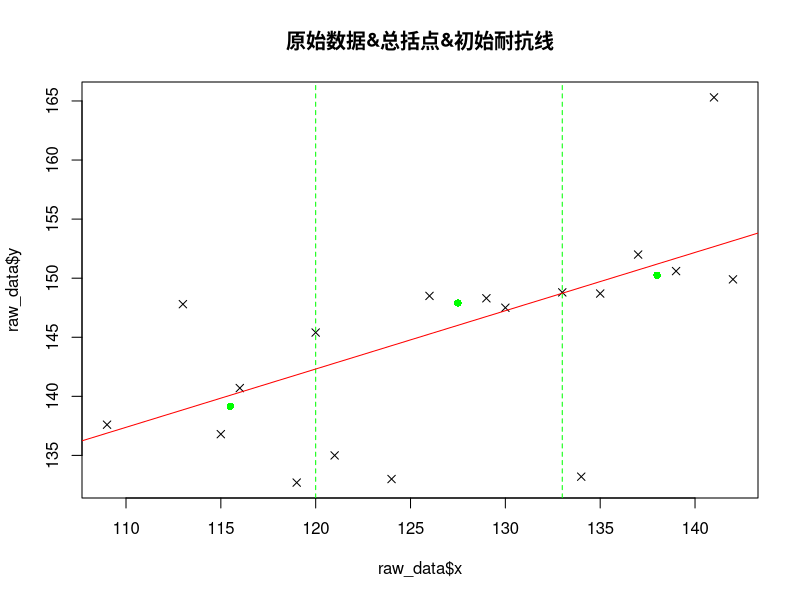
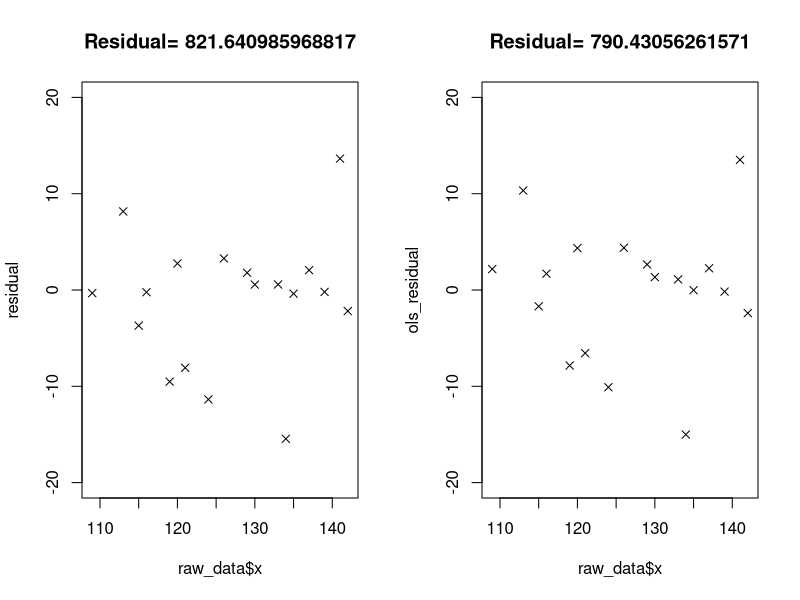
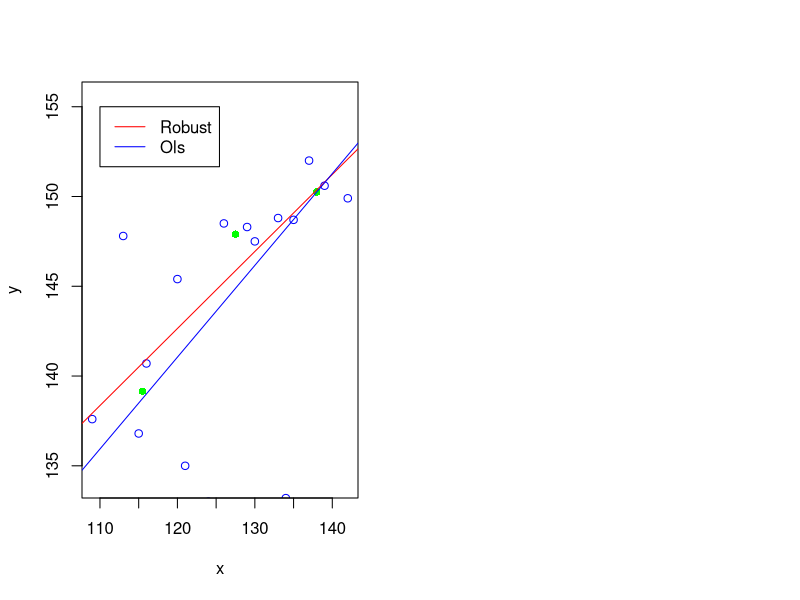

The R script that drew these images, in order:
# 三组耐抗线的基本实现


# 分成左，中，右三个组，使得组的大小尽可能相等
get.groups <- function(raw_data){
  # in: raw_data
  # out: group data[list]
  
  # sort
  sort_data <- raw_data[with(raw_data, order(x)), ]
  length_data <- length(raw_data$x)
  # group size
  k <- floor(length_data/3)
  rem_size <- length_data %% 3
  if(rem_size == 0){
    group_data <- list(left=sort_data[c(1:k), ],
                mid=sort_data[c((k+1):(2*k)), ],
                right=sort_data[c((2*k+1):(3*k)), ])
    return(group_data)
  }
  else if (rem_size == 1){
    group_data <- list(left=sort_data[c(1:k), ],
                mid=sort_data[c((k+1):(2*k+1)), ],
                right=sort_data[c((2*k+2):(3*k+1)), ])
    return(group_data)
  }
  else if(rem_size == 2){
    group_data <- list(left=sort_data[c(1:k+1), ],
                mid=sort_data[c((k+2):(2*k+1)), ],
                right=sort_data[c((2*k+2):(3*k+2)), ])
    return(group_data)
  }
}


# 分别获取各组的总括点
get.median.points <- function(group_data){
  median.points <- list(
    left = c(median(group_data$left$x), median(group_data$left$y)),
    mid = c(median(group_data$mid$x), median(group_data$mid$y)),
    right = c(median(group_data$right$x), median(group_data$right$y))
  )
  return(median.points)
}


# 根据总括点获取a, b
get.a.b <- function(median.points){
  xL <- median.points$left[1]
  yL <- median.points$left[2]
  
  xM <- median.points$mid[1]
  yM <- median.points$mid[2]
  
  xR <- median.points$right[1]
  yR <- median.points$right[2]
  
  b0 <- (yR-yL)/(xR-xL)
  a0 <- (1/3)*((yL-b0*(xL-xM)) + yM + (yR-b0*(xR-xM)))
  
  return(c(a0, b0, xM))
}



# 以儿童身高数据为例
age_data <- c(109, 113, 115, 116, 119, 120,
              121, 124, 126, 129, 130, 133,
              134, 135, 137, 139, 141, 142)

height_data <- c(137.6, 147.8, 136.8, 140.7, 132.7, 145.4,
                 135.0, 133.0, 148.5, 148.3, 147.5, 148.8,
                 133.2, 148.7, 152.0, 150.6, 165.3, 149.9)

raw_data <- data.frame(x=age_data, y=height_data)

group_data <- get.groups(raw_data)
median.points <- get.median.points(group_data)

# 原始数据图&初始总括点
plot(raw_data$x, raw_data$y, pch=4, main = "原始数据&总括点&初始耐抗线")
# 总括点
medians_x <- unlist(median.points)[c(1,3,5)]
medians_y <- unlist(median.points)[c(2,4,6)]
points(medians_x, medians_y, pch=16, col="green")
# 分组线
abline(v=sort(group_data$left$x,decreasing = TRUE)[1], lty=2, col="green")
abline(v=sort(group_data$mid$x,decreasing = TRUE)[1], lty=2, col="green")
# 初始耐抗线
a0_b0_xM <- get.a.b(median.points)
a0 <- a0_b0_xM[1]
b0 <- a0_b0_xM[2]
xM <- a0_b0_xM[3]
x_loc <- c(100:150)
y_robust <- a0+b0*(x_loc-xM)
lines(x_loc, y_robust, col='red')


# 传入第一次迭代的模型参数
# 初始化迭代参数
iter <- 0
b_abs_delta <- 1

# 迭代限制与收敛条件
MAX_ITER = 100
B_ABS_DELTA = 0.01
b_s <- c(b0)
a_s <- c(a0)

while(iter<MAX_ITER && b_abs_delta > B_ABS_DELTA){
  print(b0)
  # 残差代替y,得到新的分组数据
  left_r <- group_data$left$y-(a0+b0*(group_data$left$x-xM))
  mid_r <- group_data$mid$y-(a0+b0*(group_data$mid$x-xM))
  right_r <- group_data$right$y-(a0+b0*(group_data$right$x-xM))
  
  group_data <- list(
    left = data.frame(x=group_data$left$x, y=left_r),
    mid = data.frame(x=group_data$mid$x, y=mid_r),
    right = data.frame(x=group_data$right$x, y=right_r)
  )
  # 计算新的总括点
  median.points <- get.median.points(group_data)
  # 计算新的参数
  a0_b0_xM <- get.a.b(median.points)
  a0 <- a0_b0_xM[1]
  b0 <- a0_b0_xM[2]
  xM <- a0_b0_xM[3]

  a_s <- c(a_s, a0)
  b_s <- c(b_s, b0)
  # 迭代控制
  b_abs_delta <- abs(b0)  # 这里注意是变化量
  iter <- iter + 1
  
}

# 迭代结果整理
aFinal <- sum(a_s)
bFinal <- sum(b_s)
fit_model <- function(x){aFinal + bFinal*(x-xM)}


# 耐抗线拟合效果
y_result <- fit_model(raw_data$x)
residual <- raw_data$y - y_result
sum_square_residual <- sum(residual^2)
opar <- par(no.readonly = T)
par(mfrow=c(1,2))
plot(raw_data$x, residual, 
     main = paste("Residual=",as.character(sum_square_residual)),
     pch=4, ylim = c(-20,20))

# 和最小二乘法的比较
ols_fit_model <- lm(y~x, data=raw_data)
ols_residual <- ols_fit_model$residuals
sum_square_residual_ols <- sum(ols_residual^2)
plot(raw_data$x, ols_residual, 
     main = paste("Residual=",as.character(sum_square_residual_ols)),
     pch=4, ylim = c(-20,20))


# 拟合直线的比较[最终耐抗线与最小二乘法拟合直线]

x_loc <- c(100:150)
y_robust <- aFinal+bFinal*(x_loc-xM)

plot(raw_data, ylim=range(y_robust), col='blue')
points(medians_x, medians_y, pch=16, col="green")

lines(x_loc, y_robust, col='red')
abline(ols_fit_model, col='blue')
legend(110, 155, 
       legend = c('Robust', 'Ols'), 
       col = c('red', 'blue'),
       lty =1)

